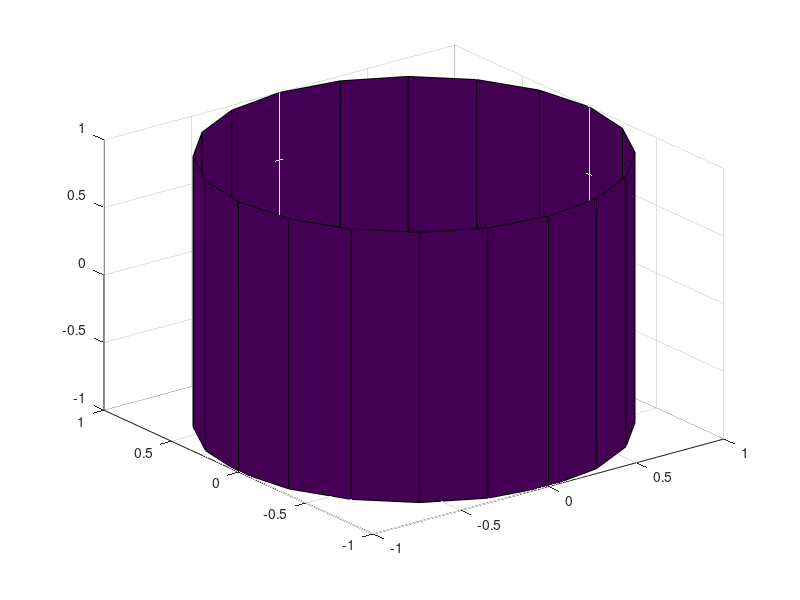

The MATLAB source for this figure: (Note: this script raises an error after producing the figure.)
% Generate data points on a cylinder surface with some noise
rng default; % Set random number generator to default state
t = -2*pi:0.001*pi:2*pi;
t(end) = [];
N = length(t);
sig = 0.1; % Noise standard deviation 
x = cos(t); 
y = sin(t);
z = t/8; 
sample_ = [x;y;z]; % Noise-free data
sample = sample_; 

% Add gaussian noise to points
Err = zeros(1,N);  
for ii = 1:N
    err = sig*randn(1); % Sample noise
    Err(ii) = err;
    vec_ii = sample_(:,ii);
    vec_normal = [ vec_ii(1)  vec_ii(2) 0]; % Surface normal
    sint = sin(t(ii)); cost = cos(t(ii));
    vec_tan = [-sint; cost; 1/4]; % Tangent vector
    dir = null([vec_ii vec_tan]'); % Orthogonal direction
    dir = dir/norm(dir); 
    sample(:,ii) = vec_ii + err*dir; % Add noise
    sample(:,ii) = sample(:,ii)/norm(sample(1:end-1,ii)); % Normalize
end

% Remove outliers
sample(:, abs(Err)>sig) = [];  
sample_(:, abs(Err)>sig) = [];

% Plot cylinder surface 
[X,Y,Z] = cylinder; h = 2; Z = Z*h - 1;
surf(X,Y,Z);  

% Run estimation algorithm
N = size(sample,2);
max_iter = 4;
h = 1/(log10(N)); 
Xs = Sub_Cylinder(sample,N,h,max_iter);

% Plot results
[Xc,Yc,Zc] = cylinder; Zc = Zc*2 - 1;
surf(Xc,Yc,Zc); colormap summer;
axis equal; shading flat; alpha(0.6); box off; axis off;
hold on;
X = Xs{max_iter + 1,1};
plot3(sample(1,:),sample(2,:),sample(3,:),'r.',MarkerSize=5); % Noisy points
plot3(X(1,:),X(2,:),X(3,:),'b.',MarkerSize=5); % Estimated points